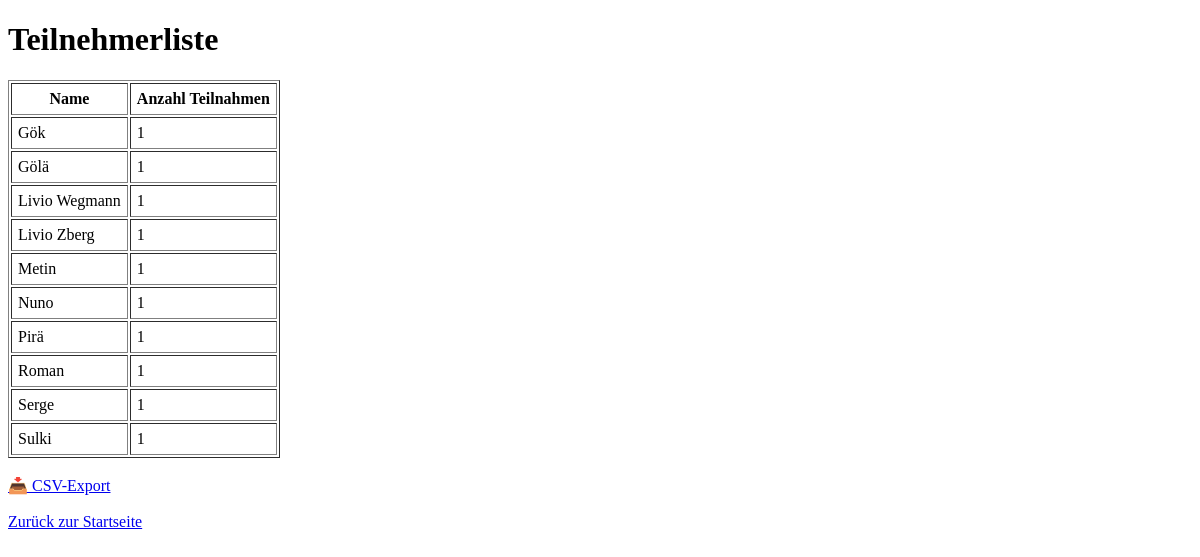
Before: /auswertung/teilnehmerliste with the older database file.
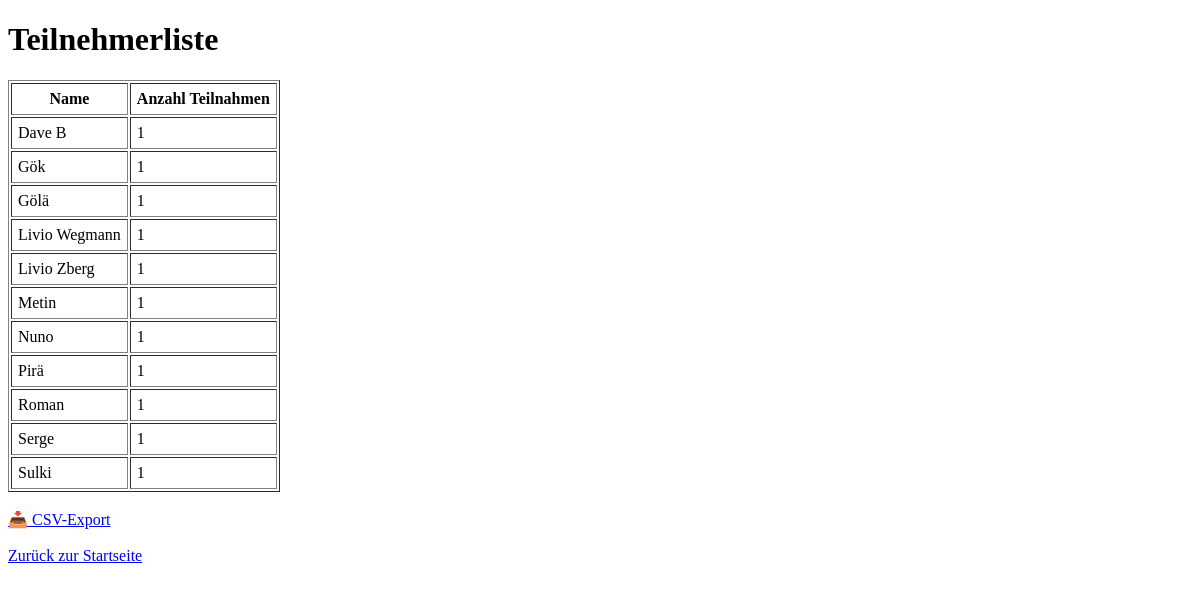
After: the same page with the newer database file.
### app/models.py (models this page shows)
class Teilnehmer(db.Model):
    id = db.Column(db.Integer, primary_key=True)
    name = db.Column(db.String(100), nullable=False)

### app/routes.py (the view)
@app.route("/auswertung/teilnehmerliste")
def teilnehmerliste():
    daten = (
        db.session.query(Teilnehmer.name, func.count(TeilnehmerEvent.id))
        .outerjoin(TeilnehmerEvent, Teilnehmer.id == TeilnehmerEvent.teilnehmer_id)
        .group_by(Teilnehmer.id)
        .order_by(Teilnehmer.name)
        .all()
    )
    return render_template("teilnehmerliste.html", daten=daten)

### app/templates/teilnehmerliste.html (shortened to what this page needs)
<!DOCTYPE html>
<html lang="de">
<head>
</head>
<body>
    <h1>Teilnehmerliste</h1>
    <table border="1" cellpadding="6">
        <tr>
            <th>Name</th>
            <th>Anzahl Teilnahmen</th>
        </tr>
        {% for name, teilnahmen in daten %}
        <tr>
            <td>{{ name }}</td>
            <td>{{ teilnahmen }}</td>
        </tr>
        {% endfor %}
    </table>
    <br>
    <a href="{{ url_for('export_teilnehmerliste_csv') }}">📥 CSV-Export</a>
    <br><br>
    <a href="{{ url_for('index') }}">Zurück zur Startseite</a>
</body>
</html>

Changed rows visible on the page:
added Teilnehmer: name "Dave B", teilnahmen "1"
